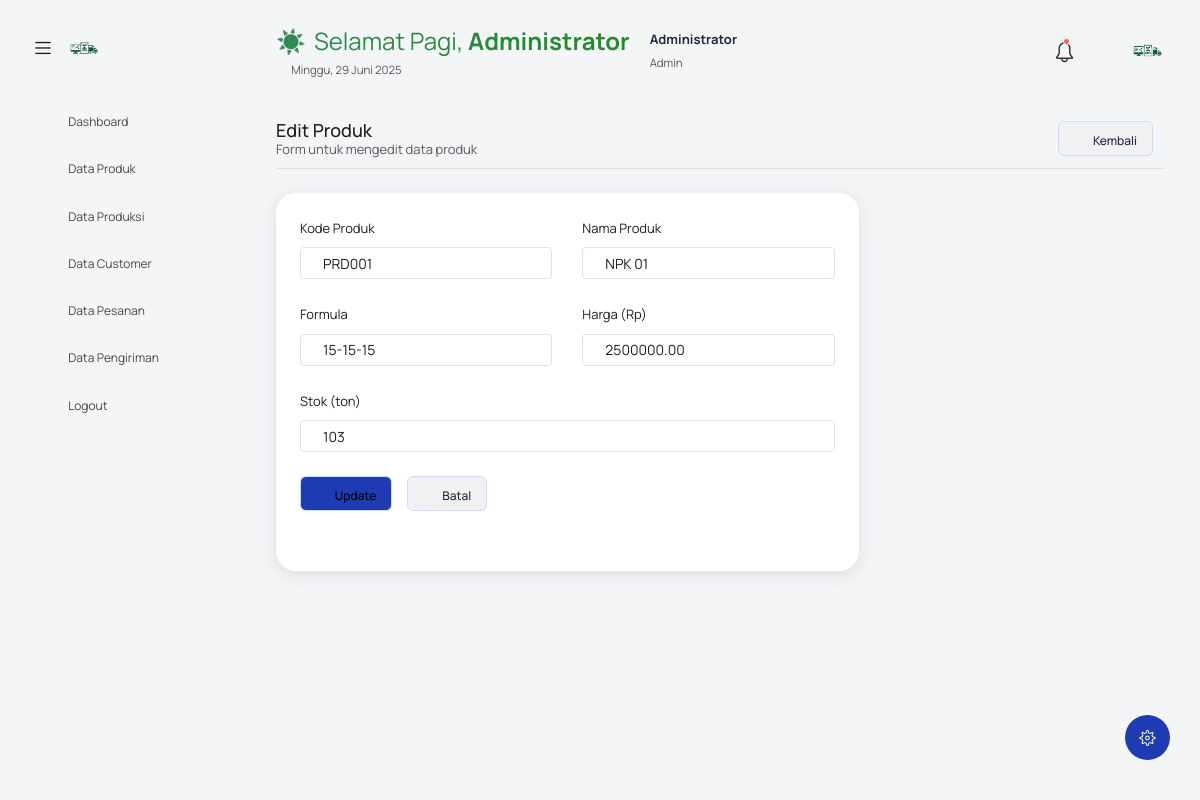
Page /?controller=produk&action=edit&id=1 (signed in) on the committed database.
### tables this page shows
CREATE TABLE `produk` (
  `id` int NOT NULL,
  `kode` varchar(20) NOT NULL,
  `nama` varchar(100) NOT NULL,
  `formula` varchar(20) NOT NULL,
  `harga` decimal(10,2) NOT NULL,
  `stok` int DEFAULT '0',
  `created_at` timestamp NULL DEFAULT CURRENT_TIMESTAMP
);

### models/ProdukModel.php (called while the page is built, shortened)
<?php
class ProdukModel {
    private $db;
    public function __construct() {
        $this->db = $GLOBALS['db'];
    }
    public function getById($id) {
        $stmt = $this->db->prepare("SELECT * FROM produk WHERE id = ?");
        $stmt->execute([$id]);
        return $stmt->fetch();
    }
}
?>

### views/produk/form.php (the view, shortened to what this page needs)
<?php include('template/header.php'); ?>
<body class="with-welcome-text">
  <div class="container-scroller">
    <?php include 'template/navbar.php'; ?>
    <div class="container-fluid page-body-wrapper">
      <?php include 'template/setting_panel.php'; ?>
      <?php include 'template/sidebar.php'; ?>
      <div class="main-panel">
        <div class="content-wrapper">
          <div class="row">
            <div class="col-sm-12">
              <div class="home-tab">
                <div class="d-sm-flex align-items-center justify-content-between border-bottom">
                  <div>
                    <h4 class="card-title mb-0">
                      <?= $action == 'add' ? 'Tambah' : 'Edit' ?> Produk
                    </h4>
                    <p class="text-muted">Form untuk <?= $action == 'add' ? 'menambah' : 'mengedit' ?> data produk</p>
                  </div>
                  <div>
                    <a href="?controller=produk" class="btn btn-secondary">
                      <i class="mdi mdi-arrow-left"></i> Kembali
                    </a>
                  </div>
                </div>
                <div class="row mt-4">
                  <div class="col-lg-8">
                    <div class="card">
                      <div class="card-body">
                        <form method="POST">
                          <div class="row">
                            <div class="col-md-6">
                              <div class="form-group">
                                <label for="kode">Kode Produk</label>
                                <input type="text" class="form-control" id="kode" name="kode"
                                       value="<?= $action == 'add' ? $kode : $produk['kode'] ?>"
                                       <?= $action == 'add' ? 'readonly' : '' ?> required>
                              </div>
                            </div>
                            <div class="col-md-6">
                              <div class="form-group">
                                <label for="nama">Nama Produk</label>
                                <input type="text" class="form-control" id="nama" name="nama"
                                       value="<?= $action == 'edit' ? $produk['nama'] : '' ?>"
                                       placeholder="Contoh: NPK 15-15-15" required>
                              </div>
                            </div>
                          </div>
                          <div class="row">
                            <div class="col-md-6">
                              <div class="form-group">
                                <label for="formula">Formula</label>
                                <input type="text" class="form-control" id="formula" name="formula"
                                       value="<?= $action == 'edit' ? $produk['formula'] : '' ?>"
                                       placeholder="Contoh: 15-15-15" required>
                              </div>
                            </div>
                            <div class="col-md-6">
                              <div class="form-group">
                                <label for="harga">Harga (Rp)</label>
                                <input type="number" class="form-control" id="harga" name="harga"
                                       value="<?= $action == 'edit' ? $produk['harga'] : '' ?>"
                                       placeholder="Harga per ton" required>
                              </div>
                            </div>
                          </div>
                          <div class="form-group">
                            <label for="stok">Stok (ton)</label>
                            <input type="number" class="form-control" id="stok" name="stok"
                                   value="<?= $action == 'edit' ? $produk['stok'] : '0' ?>"
                                   placeholder="Jumlah stok dalam ton" required>
                          </div>
                          <div class="form-group mt-4">
                            <button type="submit" class="btn btn-primary">
                              <i class="mdi mdi-content-save"></i>
                              <?= $action == 'add' ? 'Simpan' : 'Update' ?>
                            </button>
                            <a href="?controller=produk" class="btn btn-secondary">
                              <i class="mdi mdi-cancel"></i> Batal
                            </a>
                          </div>
                        </form>
                      </div>
                    </div>
                  </div>
                </div>
              </div>
            </div>
          </div>
        </div>
      </div>
    </div>
  </div>
</body>
</html>

### rows in the picture
produk: kode "PRD001", nama "NPK 01", formula "15-15-15", harga "2500000.00", stok "103"

### other values in the picture
$icon "☀️"
$greeting "Selamat Pagi"
$_SESSION['nama'] "Administrator"
$tanggal_indo "29 Juni 2025"
$_SESSION['role'] "Admin"
